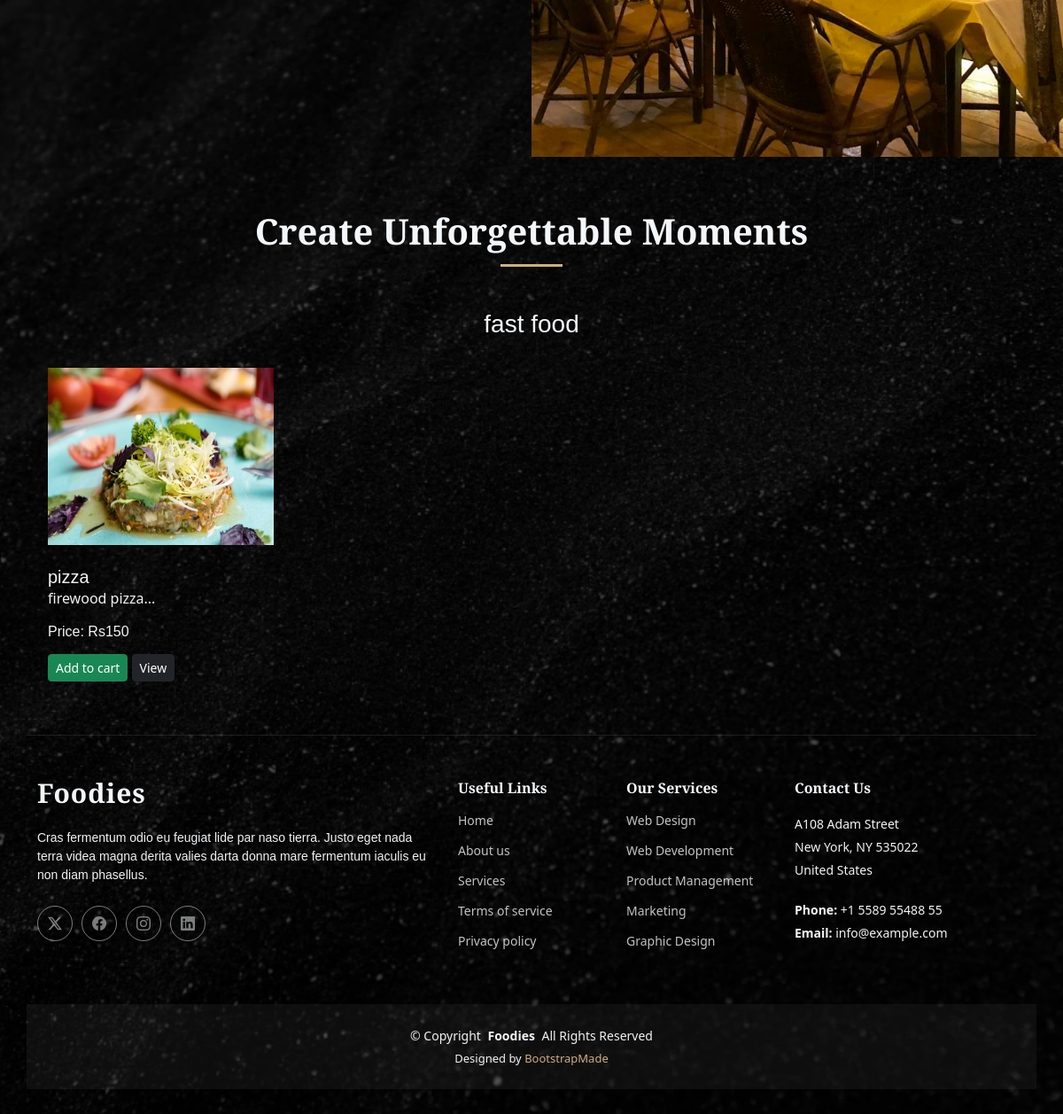
The app's page / (lower part), older data.
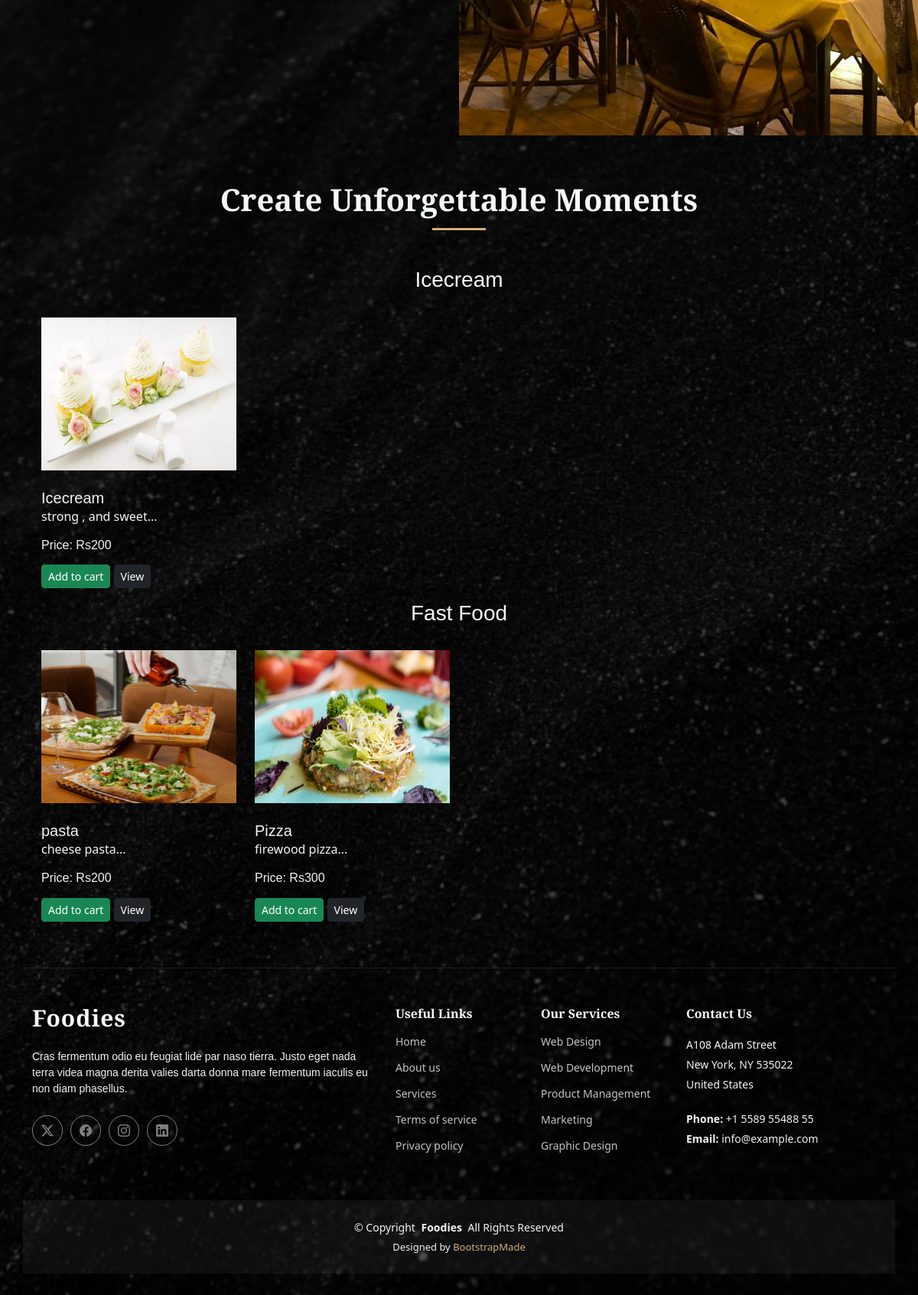
The same page, newer data.
### core/models.py (models this page shows, shortened)
class Product(models.Model):
    product_id=models.AutoField
    product_name=models.CharField( max_length=100)
    category=models.CharField( max_length=50, default="")
    sub_category=models.CharField( max_length=50, default="")
    price=models.IntegerField(default=0)
    desc=models.CharField( max_length=300)
    image=models.ImageField(upload_to='images/images')

### core/views.py (the view)
# urls.py: path('',views.index,name='index'),
def index(request):
    allproducts=[]
    catprods=Product.objects.values('category','id')
    cats={item['category'] for item in catprods}
    for cat in cats:
        prod=Product.objects.filter(category=cat) #to filter based on category
        n=len(prod)
        nslides=n//4 + ceil((n/4)-(n//4))
        allproducts.append([prod, range(1, nslides + 1), nslides])
    params={'allproducts':allproducts}
    return render(request,'core/index.html',params)

### templates/core/index.html (shortened to what this page needs)
{% extends "core/base.html" %}
{% block body %}
{% load static %}
    <section id="events" class="events section">
      <div class="container" data-aos="fade-up" data-aos-delay="100">
        <div class="intro-text text-center mb-5" data-aos="fade-up" data-aos-delay="150">
          <h2>Create Unforgettable Moments</h2>
        </div>
        {% for product , range , nslides in allproducts %}
        <div class="container">
          <h3 class="my-3 text-center">{{product.0.category}}</h3>
        </div>
        <div class="container">
          <div class="row">
            {% for i in product %}
            <div class="col-md-3 mt-3">
              <img src='/media/{{i.image}}' class="card-img-top" alt="not found" height="200px" width="200px" >
                <div class="card-body">
                  <h5 class="card-title mt-4" id="namepr{{i.id}}">{{i.product_name}}</h5>
                  <p class="card-text">{{i.desc|slice:"0.50"}}...</p>
                  <h6 class="card-title mb-3">Price: Rs<span id="pricepr{{i.id}}">{{i.price}}</span></h6>
                  <span id="divpr{{i.id}}" class="divpr">
                    <button id="pr{{i.id}}" class="btn btn-success btn-sm mt-0 cart">Add to cart</button>
                  </span>
                  <a href="/media/{{i.image}}">
                    <button class="btn btn-dark btn-sm cart">View</button>
                  </a>
                </div>
            </div>
            {% endfor %}
          </div>
        </div>
        {% endfor %}
      </div>
    </section>
{% endblock body%}

### templates/core/base.html (shortened to what this page needs)
{% load static %}
<!DOCTYPE html>
<html lang="en">
<head>
  <link href="{% static '/assets/vendor/bootstrap/css/bootstrap.min.css' %}" rel="stylesheet">
  <link href="{% static '/assets/vendor/bootstrap-icons/bootstrap-icons.css' %}" rel="stylesheet">
  <link href="{% static '/assets/vendor/aos/aos.css' %}" rel="stylesheet">
  <link href="{% static '/assets/vendor/swiper/swiper-bundle.min.css' %}" rel="stylesheet">
  <link href="{% static '/assets/css/main.css' %}" rel="stylesheet">
</head>
<body class="index-page">
  <main class="main">
    <section id="hero" class="hero section">
      <div class="container-fluid hero-container" data-aos="fade-up">
        <div class="row g-0 align-items-center">
          <div class="col-lg-6 swiper-col">
            <div class="swiper hero-swiper init-swiper" data-aos="zoom-out" data-aos-delay="100">
              <div class="swiper-wrapper">
                <div class="swiper-slide">
                  <div class="img-container">
                    <img src="{% static '/assets/img/restaurant/misc-square-1.webp' %}" alt="Restaurant Ambience">
                  </div>
                </div>
              </div>
            </div>
          </div>
        </div>
      </div>
    </section>
{% block body %}
{% endblock body %}
  <footer id="footer" class="footer">
    <div class="container footer-top">
      <div class="row gy-4">
        <div class="col-lg-5 col-md-12 footer-about">
          <a href="index.html" class="logo d-flex align-items-center">
            <span class="sitename">Foodies</span>
          </a>
          <p>Cras fermentum odio eu feugiat lide par naso tierra. Justo eget nada terra videa magna derita valies darta donna mare fermentum iaculis eu non diam phasellus.</p>
          <div class="social-links d-flex mt-4">
            <a href=""><i class="bi bi-twitter-x"></i></a>
            <a href=""><i class="bi bi-facebook"></i></a>
            <a href=""><i class="bi bi-instagram"></i></a>
            <a href=""><i class="bi bi-linkedin"></i></a>
          </div>
        </div>
        <div class="col-lg-2 col-6 footer-links">
          <h4>Useful Links</h4>
          <ul>
            <li><a href="#">Home</a></li>
            <li><a href="#">About us</a></li>
            <li><a href="#">Services</a></li>
            <li><a href="#">Terms of service</a></li>
            <li><a href="#">Privacy policy</a></li>
          </ul>
        </div>
        <div class="col-lg-2 col-6 footer-links">
          <h4>Our Services</h4>
          <ul>
            <li><a href="#">Web Design</a></li>
            <li><a href="#">Web Development</a></li>
            <li><a href="#">Product Management</a></li>
            <li><a href="#">Marketing</a></li>
            <li><a href="#">Graphic Design</a></li>
          </ul>
        </div>
        <div class="col-lg-3 col-md-12 footer-contact text-center text-md-start">
          <h4>Contact Us</h4>
          <p>A108 Adam Street</p>
          <p>New York, NY 535022</p>
          <p>United States</p>
          <p class="mt-4"><strong>Phone:</strong> <span>+1 5589 55488 55</span></p>
          <p><strong>Email:</strong> <span>info@example.com</span></p>
        </div>
      </div>
    </div>
    <div class="container copyright text-center mt-4">
      <p>© <span>Copyright</span> <strong class="px-1 sitename">Foodies</strong> <span>All Rights Reserved</span></p>
      <div class="credits">
        Designed by <a href="https://bootstrapmade.com/">BootstrapMade</a>
      </div>
    </div>
  </footer>
</body>
</html>

### static/assets/css/main.css (style rules this page uses)
:root { --default-font: "Roboto", system-ui, -apple-system, "Segoe UI", Roboto, "Helvetica Neue", Arial, "Noto Sans", "Liberation Sans", sans-serif, "Apple Color Emoji", "Segoe UI Emoji", "Segoe UI Symbol", "Noto Color Emoji"; --heading-font: "Libre Baskerville", sans-serif; --nav-font: "Poppins", sans-serif; }
:root { --background-color: rgba(16, 23, 25, 0); --default-color: #f1f3f5; --heading-color: #f4f7fa; --accent-color: #ceaf7f; --surface-color: #252a2b; --contrast-color: #ffffff; }
:root { --nav-color: #f1f3f5; --nav-hover-color: #ceaf7f; --nav-mobile-background-color: #243438; --nav-dropdown-background-color: #243438; --nav-dropdown-color: #f1f3f5; --nav-dropdown-hover-color: #ceaf7f; }
:root { scroll-behavior: smooth; }
body { color: var(--default-color); background-color: var(--background-color); position: relative; }
body::before { background: linear-gradient(color-mix(in srgb, #000000, transparent 30%), color-mix(in srgb, #000000, transparent 30%)), url("../img/bg/abstract-bg-4.webp") no-repeat center center/cover; content: ""; position: fixed; inset: 0; z-index: 0; pointer-events: none; }
a { color: var(--accent-color); text-decoration: none; transition: 0.3s; }
h1, h2, h3, h4, h5, h6 { color: var(--heading-color); font-family: var(--heading-font); }
.footer { color: var(--default-color); background-color: var(--background-color); font-size: 14px; padding-bottom: 50px; position: relative; }
.footer .footer-top { padding-top: 50px; border-top: 1px solid color-mix(in srgb, var(--default-color), transparent 90%); }
.footer .footer-about .logo { line-height: 1; margin-bottom: 25px; }
.footer .footer-about .logo span { color: var(--heading-color); font-size: 30px; font-weight: 700; letter-spacing: 1px; font-family: var(--heading-font); }
.footer .footer-about p { font-size: 14px; font-family: var(--heading-font); }
.footer .social-links a { display: flex; align-items: center; justify-content: center; width: 40px; height: 40px; border-radius: 50%; border: 1px solid color-mix(in srgb, var(--default-color), transparent 50%); font-size: 16px; color: color-mix(in srgb, var(--default-color), transparent 50%); margin-right: 10px; transition: 0.3s; }
.footer h4 { font-size: 16px; font-weight: bold; position: relative; padding-bottom: 12px; }
.footer .footer-links { margin-bottom: 30px; }
.footer .footer-links ul { list-style: none; padding: 0; margin: 0; }
.footer .footer-links ul li { padding: 10px 0; display: flex; align-items: center; }
.footer .footer-links ul li:first-child { padding-top: 0; }
.footer .footer-links ul a { color: color-mix(in srgb, var(--default-color), transparent 20%); display: inline-block; line-height: 1; }
.footer .footer-contact p { margin-bottom: 5px; }
.footer .copyright { padding-top: 25px; padding-bottom: 25px; background-color: color-mix(in srgb, var(--default-color), transparent 95%); }
.footer .copyright p { margin-bottom: 0; }
.footer .credits { margin-top: 6px; font-size: 13px; }
section, .section { color: var(--default-color); background-color: var(--background-color); padding: 60px 0; scroll-margin-top: 90px; overflow: clip; position: relative; }
.hero { padding: 0; }
.hero .hero-container { position: relative; padding: 0; z-index: 3; }
.hero .hero-container .hero-swiper { position: relative; }
.hero .hero-container .hero-swiper .swiper-slide { position: relative; }
.hero .hero-container .hero-swiper .swiper-slide .img-container { position: relative; overflow: hidden; height: calc(100vh - 90px); }
.hero .hero-container .hero-swiper .swiper-slide .img-container img { position: absolute; width: 100%; height: 100%; object-fit: cover; inset: 0; }
.events .intro-text { max-width: 800px; margin: 0 auto 3rem; }
.events .intro-text h2 { font-size: 2.5rem; margin-bottom: 1rem; font-weight: 700; position: relative; padding-bottom: 1rem; }
.events .intro-text h2:after { content: ""; position: absolute; width: 70px; height: 3px; background-color: var(--accent-color); bottom: 0; left: 50%; transform: translateX(-50%); }

Row changes from the older to the newer data that the page shows:
removed Product: category "fast food", image (picture), product_name "pizza", desc "firewood pizza", price "150"
added Product: category "Icecream", image (picture), product_name "Icecream", desc "strong , and sweet", price "200"
added Product: category "Fast Food", image (picture), product_name "pasta", desc "cheese pasta", price "200"
added Product: image (picture), product_name "Pizza", desc "firewood pizza", price "300", shown under "Fast Food"
